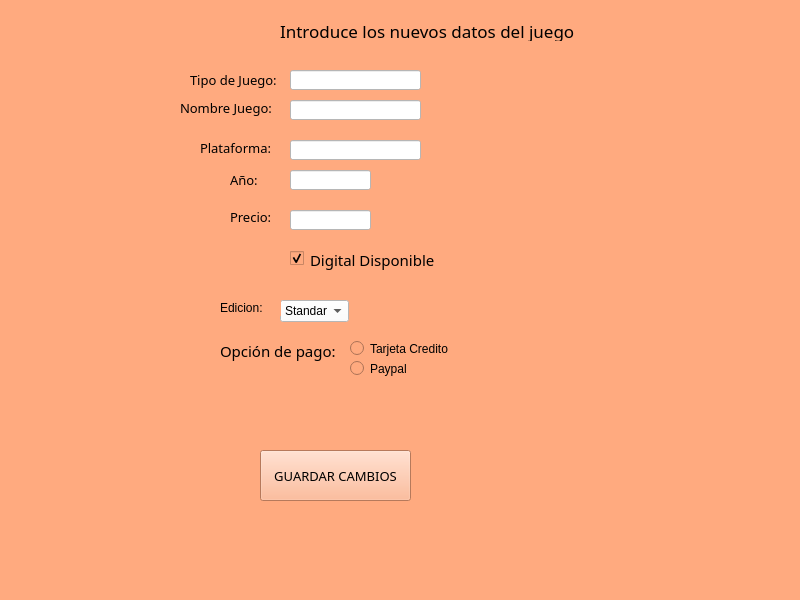
<?xml version="1.0" encoding="UTF-8"?>
<ui version="4.0">
 <class>MainWindow</class>
 <widget class="QMainWindow" name="MainWindow">
  <property name="geometry">
   <rect>
    <x>0</x>
    <y>0</y>
    <width>800</width>
    <height>600</height>
   </rect>
  </property>
  <property name="windowTitle">
   <string>MainWindow</string>
  </property>
  <property name="styleSheet">
   <string notr="true">background-color: rgb(255, 170, 127);</string>
  </property>
  <widget class="QWidget" name="centralwidget">
   <widget class="QLabel" name="label">
    <property name="geometry">
     <rect>
      <x>280</x>
      <y>20</y>
      <width>311</width>
      <height>21</height>
     </rect>
    </property>
    <property name="font">
     <font>
      <family>MV Boli</family>
      <pointsize>13</pointsize>
      <weight>50</weight>
      <italic>false</italic>
      <bold>false</bold>
     </font>
    </property>
    <property name="styleSheet">
     <string notr="true">font: 13pt &quot;MV Boli&quot;;</string>
    </property>
    <property name="text">
     <string>Introduce los nuevos datos del juego</string>
    </property>
   </widget>
   <widget class="QLabel" name="label_2">
    <property name="geometry">
     <rect>
      <x>180</x>
      <y>100</y>
      <width>101</width>
      <height>16</height>
     </rect>
    </property>
    <property name="font">
     <font>
      <family>MV Boli</family>
      <pointsize>10</pointsize>
      <weight>50</weight>
      <italic>false</italic>
      <bold>false</bold>
     </font>
    </property>
    <property name="styleSheet">
     <string notr="true">font: 10pt &quot;MV Boli&quot;;</string>
    </property>
    <property name="text">
     <string>Nombre Juego:</string>
    </property>
   </widget>
   <widget class="QLineEdit" name="entrada_nombre_juego">
    <property name="geometry">
     <rect>
      <x>290</x>
      <y>100</y>
      <width>131</width>
      <height>20</height>
     </rect>
    </property>
    <property name="font">
     <font>
      <pointsize>10</pointsize>
     </font>
    </property>
    <property name="styleSheet">
     <string notr="true">background-color: rgb(255, 255, 255);</string>
    </property>
   </widget>
   <widget class="QLabel" name="label_5">
    <property name="geometry">
     <rect>
      <x>230</x>
      <y>210</y>
      <width>47</width>
      <height>13</height>
     </rect>
    </property>
    <property name="font">
     <font>
      <family>MV Boli</family>
      <pointsize>10</pointsize>
      <weight>50</weight>
      <italic>false</italic>
      <bold>false</bold>
     </font>
    </property>
    <property name="styleSheet">
     <string notr="true">font: 10pt &quot;MV Boli&quot;;

</string>
    </property>
    <property name="text">
     <string>Precio:</string>
    </property>
   </widget>
   <widget class="QLineEdit" name="entrada_precio_juego">
    <property name="geometry">
     <rect>
      <x>290</x>
      <y>210</y>
      <width>81</width>
      <height>20</height>
     </rect>
    </property>
    <property name="font">
     <font>
      <pointsize>10</pointsize>
     </font>
    </property>
    <property name="styleSheet">
     <string notr="true">background-color: rgb(255, 255, 255);</string>
    </property>
    <property name="text">
     <string/>
    </property>
   </widget>
   <widget class="QPushButton" name="boton_guardar_cambios_juego">
    <property name="geometry">
     <rect>
      <x>260</x>
      <y>450</y>
      <width>151</width>
      <height>51</height>
     </rect>
    </property>
    <property name="font">
     <font>
      <family>MV Boli</family>
      <pointsize>10</pointsize>
      <weight>50</weight>
      <italic>false</italic>
      <bold>false</bold>
     </font>
    </property>
    <property name="styleSheet">
     <string notr="true">font: 10pt &quot;MV Boli&quot;;</string>
    </property>
    <property name="text">
     <string>GUARDAR CAMBIOS</string>
    </property>
   </widget>
   <widget class="QLabel" name="label_6">
    <property name="geometry">
     <rect>
      <x>200</x>
      <y>140</y>
      <width>71</width>
      <height>16</height>
     </rect>
    </property>
    <property name="font">
     <font>
      <family>MV Boli</family>
      <pointsize>10</pointsize>
      <weight>50</weight>
      <italic>false</italic>
      <bold>false</bold>
     </font>
    </property>
    <property name="styleSheet">
     <string notr="true">font: 10pt &quot;MV Boli&quot;;</string>
    </property>
    <property name="text">
     <string>Plataforma:</string>
    </property>
   </widget>
   <widget class="QLineEdit" name="entrada_tipo_plataforma">
    <property name="geometry">
     <rect>
      <x>290</x>
      <y>140</y>
      <width>131</width>
      <height>20</height>
     </rect>
    </property>
    <property name="font">
     <font>
      <pointsize>10</pointsize>
     </font>
    </property>
    <property name="styleSheet">
     <string notr="true">background-color: rgb(255, 255, 255);</string>
    </property>
    <property name="text">
     <string/>
    </property>
   </widget>
   <widget class="QLabel" name="label_7">
    <property name="geometry">
     <rect>
      <x>190</x>
      <y>70</y>
      <width>91</width>
      <height>20</height>
     </rect>
    </property>
    <property name="font">
     <font>
      <family>MV Boli</family>
      <pointsize>10</pointsize>
      <weight>50</weight>
      <italic>false</italic>
      <bold>false</bold>
     </font>
    </property>
    <property name="styleSheet">
     <string notr="true">font: 10pt &quot;MV Boli&quot;;</string>
    </property>
    <property name="text">
     <string>Tipo de Juego:</string>
    </property>
   </widget>
   <widget class="QLineEdit" name="entrada_tipo_juego">
    <property name="geometry">
     <rect>
      <x>290</x>
      <y>70</y>
      <width>131</width>
      <height>20</height>
     </rect>
    </property>
    <property name="font">
     <font>
      <pointsize>10</pointsize>
     </font>
    </property>
    <property name="styleSheet">
     <string notr="true">background-color: rgb(255, 255, 255);</string>
    </property>
    <property name="text">
     <string/>
    </property>
   </widget>
   <widget class="QLabel" name="label_8">
    <property name="geometry">
     <rect>
      <x>230</x>
      <y>170</y>
      <width>51</width>
      <height>20</height>
     </rect>
    </property>
    <property name="font">
     <font>
      <family>MV Boli</family>
      <pointsize>10</pointsize>
      <weight>50</weight>
      <italic>false</italic>
      <bold>false</bold>
     </font>
    </property>
    <property name="styleSheet">
     <string notr="true">font: 10pt &quot;MV Boli&quot;;</string>
    </property>
    <property name="text">
     <string>Año:</string>
    </property>
   </widget>
   <widget class="QLineEdit" name="entrada_anio_juego">
    <property name="geometry">
     <rect>
      <x>290</x>
      <y>170</y>
      <width>81</width>
      <height>20</height>
     </rect>
    </property>
    <property name="font">
     <font>
      <pointsize>10</pointsize>
     </font>
    </property>
    <property name="styleSheet">
     <string notr="true">background-color: rgb(255, 255, 255);</string>
    </property>
    <property name="text">
     <string/>
    </property>
   </widget>
   <widget class="QComboBox" name="combo_edicion">
    <property name="geometry">
     <rect>
      <x>280</x>
      <y>300</y>
      <width>69</width>
      <height>22</height>
     </rect>
    </property>
    <property name="styleSheet">
     <string notr="true">background-color: rgb(255, 255, 255);</string>
    </property>
    <item>
     <property name="text">
      <string>Standar</string>
     </property>
    </item>
    <item>
     <property name="text">
      <string>Gold</string>
     </property>
    </item>
    <item>
     <property name="text">
      <string>De Luxe</string>
     </property>
    </item>
   </widget>
   <widget class="QCheckBox" name="checkbox_digital">
    <property name="geometry">
     <rect>
      <x>290</x>
      <y>250</y>
      <width>21</width>
      <height>17</height>
     </rect>
    </property>
    <property name="text">
     <string/>
    </property>
    <property name="checked">
     <bool>true</bool>
    </property>
   </widget>
   <widget class="QRadioButton" name="radio_paypal">
    <property name="geometry">
     <rect>
      <x>350</x>
      <y>360</y>
      <width>82</width>
      <height>17</height>
     </rect>
    </property>
    <property name="styleSheet">
     <string notr="true">font: 10pt &quot;MV Boli&quot;;</string>
    </property>
    <property name="text">
     <string>Paypal</string>
    </property>
   </widget>
   <widget class="QRadioButton" name="radio_tarjeta_credito">
    <property name="geometry">
     <rect>
      <x>350</x>
      <y>340</y>
      <width>111</width>
      <height>17</height>
     </rect>
    </property>
    <property name="styleSheet">
     <string notr="true">font: 10pt &quot;MV Boli&quot;;</string>
    </property>
    <property name="text">
     <string>Tarjeta Credito</string>
    </property>
   </widget>
   <widget class="QLabel" name="label_3">
    <property name="geometry">
     <rect>
      <x>220</x>
      <y>300</y>
      <width>61</width>
      <height>16</height>
     </rect>
    </property>
    <property name="styleSheet">
     <string notr="true">font: 11pt &quot;MV Boli&quot;;</string>
    </property>
    <property name="text">
     <string>Edicion:</string>
    </property>
   </widget>
   <widget class="QLabel" name="label_11">
    <property name="geometry">
     <rect>
      <x>220</x>
      <y>340</y>
      <width>121</width>
      <height>21</height>
     </rect>
    </property>
    <property name="font">
     <font>
      <family>MV Boli</family>
      <pointsize>11</pointsize>
      <weight>50</weight>
      <italic>false</italic>
      <bold>false</bold>
     </font>
    </property>
    <property name="styleSheet">
     <string notr="true">font: 11pt &quot;MV Boli&quot;;</string>
    </property>
    <property name="text">
     <string>Opción de pago:</string>
    </property>
   </widget>
   <widget class="QLabel" name="label_9">
    <property name="geometry">
     <rect>
      <x>310</x>
      <y>250</y>
      <width>131</width>
      <height>20</height>
     </rect>
    </property>
    <property name="font">
     <font>
      <family>MV Boli</family>
      <pointsize>11</pointsize>
      <weight>50</weight>
      <italic>false</italic>
      <bold>false</bold>
     </font>
    </property>
    <property name="styleSheet">
     <string notr="true">font: 11pt &quot;MV Boli&quot;;</string>
    </property>
    <property name="text">
     <string>Digital Disponible</string>
    </property>
   </widget>
  </widget>
  <widget class="QStatusBar" name="statusbar"/>
 </widget>
 <resources/>
 <connections/>
</ui>
